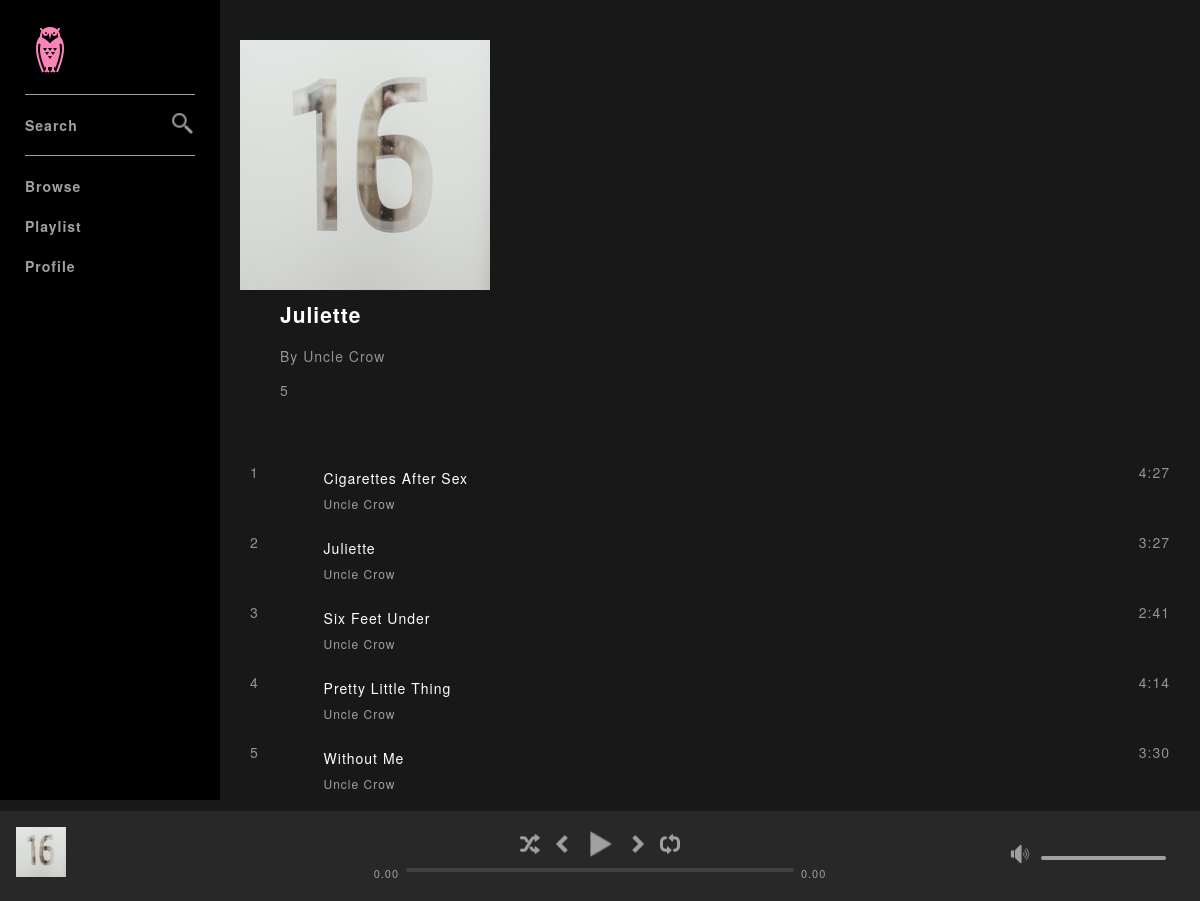
The app's page /album.php?id=4 (signed in) with its own data.
### tables this page shows
CREATE TABLE `album` (
  `id` int(11) NOT NULL,
  `title` varchar(250) NOT NULL,
  `artist` int(11) NOT NULL,
  `genre` int(11) NOT NULL,
  `artworkPath` varchar(500) NOT NULL
);

CREATE TABLE `artist` (
  `id` int(11) NOT NULL,
  `name` varchar(50) NOT NULL
);

CREATE TABLE `song` (
  `id` int(11) NOT NULL,
  `title` varchar(250) NOT NULL,
  `artist` int(11) NOT NULL,
  `album` int(11) NOT NULL,
  `genre` int(11) NOT NULL,
  `duration` varchar(8) NOT NULL,
  `path` varchar(500) NOT NULL,
  `albumOrder` int(11) NOT NULL,
  `plays` int(11) NOT NULL
);

### includes/classes/Album.php (called while the page is built, shortened)
<?php
class Album
{
    private $con;
    private $id;
    private $title;
    private $artistId;
    private $artworkPath;
    public function __construct($con, $id)
      {
          $this->con = $con;
          $this->id = $id;
          $query = mysqli_query($this->con, "SELECT * FROM album WHERE id = '$this->id'");
          $album = mysqli_fetch_array($query);
          $this->title = $album['title'];
          $this->artistId = $album['artist'];
          $this->artworkPath = $album['artworkPath'];
      }
    public function getTitle() {
     return $this->title;
    }
    public function getArtist() {
     return new Artist($this->con, $this->artistId);
    }
    public function getArtwork() {
     return $this->artworkPath;
    }
    public function getNumberOfSongs() {
        $query = mysqli_query($this->con, "SELECT id FROM song WHERE album = '$this->id'");
        return mysqli_num_rows($query);
    }
    public function getSongIds() {
        $query = mysqli_query($this->con, "SELECT id FROM song WHERE album = '$this->id' ORDER BY albumOrder ASC");
        $array = array();
        while($row = mysqli_fetch_array($query)) {
            array_push($array, $row['id']);
        }
        return $array;
    }
}
?>

### includes/classes/Artist.php (called while the page is built)
<?php
class Artist
{
    private $con;
    private $id;
    public function __construct($con, $id)
      {
          $this->con = $con;
          $this->id = $id;
      }
    public function getName() {
      $query = mysqli_query($this->con, "SELECT name FROM artist WHERE id = '$this->id'");
      $artist = mysqli_fetch_array($query);
      return $artist['name'];
    }
}
?>

### includes/classes/Song.php (called while the page is built, shortened)
<?php
class Song
{
    private $con;
    private $title;
    private $artistId;
    private $duration;
    public function __construct($con, $id)
      {
          $this->con = $con;
          $this->id = $id;
          $query = mysqli_query($this->con, "SELECT * FROM song WHERE id = '$this->id'");
          $this->mysqliData = mysqli_fetch_array($query);
          $this->title = $this->mysqliData['title'];
          $this->artistId = $this->mysqliData['artist'];
          $this->duration = $this->mysqliData['duration'];
      }
    public function getTitle() {
     return $this->title;
    }
    public function getArtist() {
     return new Artist($this->con, $this->artistId);
    }
    public function getDuration() {
      return $this->duration;
     }
}
?>

### album.php (the view, shortened to what this page needs)
<?php include('includes/header.php');
include('includes/config.php');
if(isset($_GET['id'])) {
  $albumId = $_GET['id'];
} else {
  header("Location: index.php");
}
$album = new Album($con, $albumId);
$artist = $album->getArtist();
?>
<div class="entityInfo">
  <div class="leftSection">
    <img src="<?php echo $album->getArtwork(); ?>">
  </div>
  <div class="rightSection">
      <h2><?php echo $album->getTitle(); ?></h2>
      <p>By <?php echo $artist->getName(); ?></p>
      <p><?php echo $album->getNumberOfSongs(); ?></p>
  </div>
</div>
<div class="trackListContainer">
  <ul class="trackList">
    <?php
      $songIdArray = $album->getSongIds();
      $i = 1;
      foreach($songIdArray as $songId) {
        $albumSong = new Song($con, $songId);
        $albumArtist = $albumSong->getArtist();
        echo "<li class='trackListRow'>
          <div class='trackCount'>
            <img class='play' src='assets/icons/icons8-play.png' onclick='setTrack(\"" . $albumSong->getId() . "\", tempPlaylist, true)'>
            <span class='trackNumber'>$i</span>
          </div>
          <div class='trackInfo'>
            <span class='trackName'>" . $albumSong->getTitle() . "</span>
            <span class='artistName'>" . $albumArtist->getName() . "</span>
          </div>
          <div class='trackOptions'>
            <img class='optionsButton' src='assets/icons/icons8-more_filled.png'>
          </div>
          <div class='trackDuration'>
            <span class='duration'>" . $albumSong->getDuration() . "</span>
          </div>
        </li>";
          $i = $i + 1;
      }
    ?>
  </ul>
</div>
<?php include('includes/footer.php'); ?>

### assets/css/style.css (style rules this page uses)
* { font-family: "Helvetica Neue", Helvetica, Arial, sans-serif; color: #fff; letter-spacing: 1px; }
html, body { padding: 0; margin: 0; height: 100%; }
body { background-color: #181818; font-size: 14px; min-width: 720px; }
.trackInfo .trackName { margin: 6px 0; display: inline-block; width: 100%; }
.trackInfo .artistName { font-size: 12px; color: #a0a0a0; }
.entityInfo { padding: 40px 0 10px 0; display: inline-block; width: 100%; }
.entityInfo .leftSection { width: 30%; float: left; max-width: 250px; }
.leftSection img { max-width: 100%; }
.entityInfo .rightSection { width: 70%; float: left; padding: 5px 10px 5px 40px; }
.entityInfo h2 { margin-top: 0; }
.entityInfo .rightSection p { color: #939393; font-weight: 300; }
.trackList { padding: 0; }
.trackListRow { height: 40px; padding: 15px 10px; list-style: none; }
.trackListRow span { color: #939393; font-weight: 300; }
.trackListRow .trackCount { width: 8%; float: left; }
.trackListRow .trackCount span { visibility: visible; }
.trackListRow .trackInfo { width: 75%; float: left; }
.trackListRow .trackInfo span { display: block; }
.trackListRow .trackOptions { width: 5%; float: left; text-align: right; }
.trackListRow .trackDuration { width: 12%; float: left; text-align: right; }
.trackListRow .trackInfo .trackName { color: #fff; margin-bottom: 7px; }

### records on screen
album: artworkPath (picture), title "Juliette"
artist: name "Uncle Crow"
song: title "Cigarettes After Sex", artist.name "Uncle Crow", duration "4:27"
song: title "Juliette", artist.name "Uncle Crow", duration "3:27"
song: title "Six Feet Under", artist.name "Uncle Crow", duration "2:41"
song: title "Pretty Little Thing", artist.name "Uncle Crow", duration "4:14"
song: title "Without Me", artist.name "Uncle Crow", duration "3:30"

### other values on screen
$album->getNumberOfSongs() "5"
